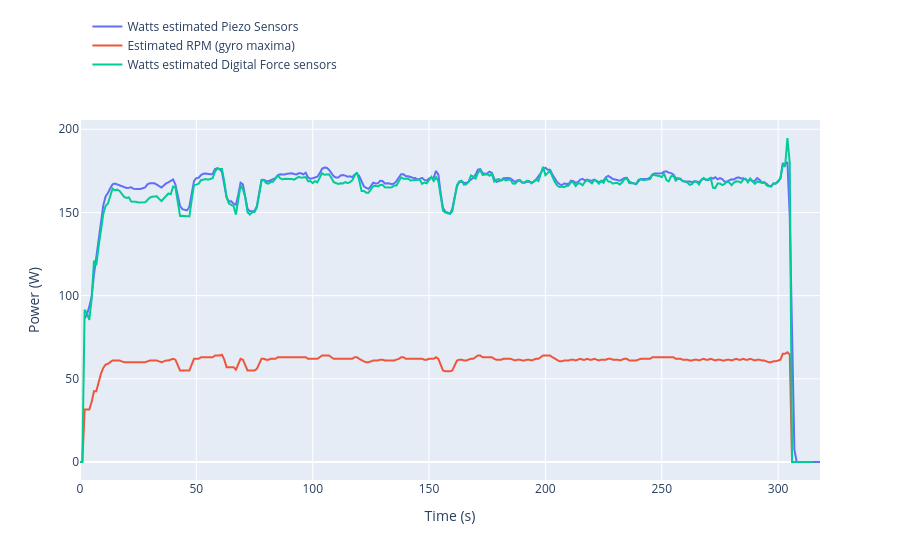

Notebook source saved alongside this figure:
### Code cell
fig = go.Figure()

# Estimated power

fig.add_trace(go.Scatter(
    x=stroke_power_per_sec["second"],
    y=stroke_power_per_sec["watts_est"],
    mode='lines',
    name='Watts estimated Piezo Sensors'
))

# Truth data (if time aligned)

fig.add_trace(go.Scatter(
    x=maxima_time, y=rpm_per_second_df['avg_rpm'],
    mode='lines', name='Estimated RPM (gyro maxima)'
))

fig.add_trace(go.Scatter(
    x=merged["second"],
    y=merged["power_proxy_md"],
    mode='lines',
    name='Watts estimated Digital Force sensors'
))


fig.update_layout(
    xaxis_title="Time (s)",
    yaxis_title="Power (W)",
)

fig.update_layout(legend=dict(
    yanchor="top",
    y=1.30,
    xanchor="left",
    x=0.01
))

fig.show()

### Figure 1 — Plotly figure (JSON) as saved in the notebook; plotly's stock layout.template omitted (floating-point values rounded to 4 significant figures; data arrays with more than 128 entries replaced by an {"elided": "..."} marker saying what was removed)
{"data": [{"mode": "lines", "name": "Watts estimated Piezo Sensors", "type": "scatter", "x": {"elided": "317 int values"}, "y": {"elided": "317 float values"}}, {"mode": "lines", "name": "Estimated RPM (gyro maxima)", "type": "scatter", "x": {"elided": "316 int values"}, "y": {"elided": "316 float values"}}, {"mode": "lines", "name": "Watts estimated Digital Force sensors", "type": "scatter", "x": {"elided": "316 int values"}, "y": {"elided": "316 float values"}}], "layout": {"legend": {"x": 0.01, "xanchor": "left", "y": 1.3, "yanchor": "top"}, "xaxis": {"title": {"text": "Time (s)"}}, "yaxis": {"title": {"text": "Power (W)"}}}}
